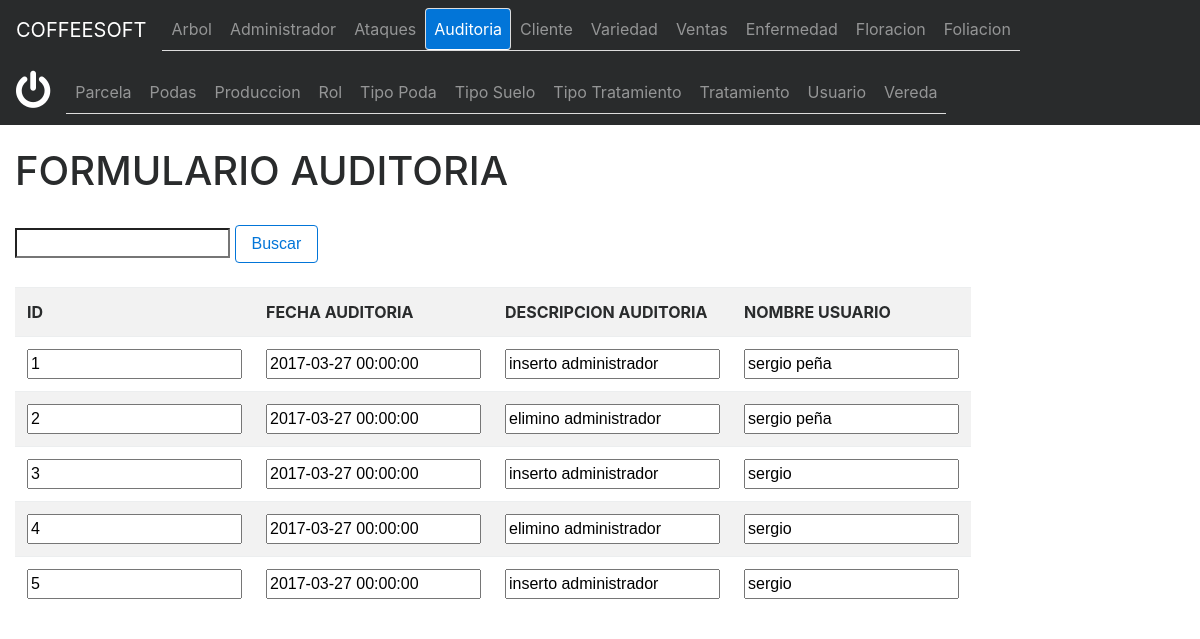
The page /formularioauditoria.php (signed in) on the database its author committed.
### tables this page shows
CREATE TABLE `auditoria` (
  `idauditoria` mediumint(9) NOT NULL,
  `fechaauditoria` datetime NOT NULL,
  `descripcionauditoria` varchar(40) NOT NULL,
  `idusuario` mediumint(9) NOT NULL
);

CREATE TABLE `usuario` (
  `idusuario` mediumint(9) NOT NULL,
  `nombreusuario` varchar(60) NOT NULL,
  `emailusuario` varchar(70) NOT NULL,
  `claveusuario` varchar(64) NOT NULL,
  `fecharegistrousuario` date NOT NULL,
  `fechaultimaclave` date NOT NULL,
  `idrol` tinyint(4) NOT NULL
);

### auditoria.php (called while the page is built, shortened)
<?php
    class auditoria{
        private $_conexion;
        private $_paginacion=10;
        function __construct($conexion,$idauditoria,$fechaauditoria,$descripcionauditoria,$idusuario){
            $this->_conexion = $conexion;
        }
        function listar ($pagina){
            if ($pagina<=0){
                $listado = mysqli_query($this->_conexion,"SELECT * FROM auditoria INNER JOIN usuario ON auditoria.idusuario = usuario.idusuario ORDER BY idauditoria");
            }else{
                $paginacionmax = $pagina * $this->_paginacion;
                $paginacionmin = $paginacionmax - $this->_paginacion;
                $listado = mysqli_query($this->_conexion,"SELECT * FROM auditoria INNER JOIN usuario ON auditoria.idusuario = usuario.idusuario LIMIT  $paginacionmin, $paginacionmax")   or die (mysqli_error($this->_conexion));
            }
            return $listado;
        }
        function getpermiso ($idusuario){
            $permiso=mysqli_query($this->_conexion,"SELECT ".static::class."rol AS elpermiso FROM rol WHERE idrol IN(SELECT usuario.idrol FROM usuario WHERE usuario.idusuario =  $idusuario)") or die (mysqli_error($this->_conexion));
            $unregistro=mysqli_fetch_array($permiso);
            return $unregistro["elpermiso"];
        }
    }
?>

### formularioauditoria.php (the view, shortened to what this page needs)
<?php
     if (isset($_SESSION['id'])){
?>
<!DOCTYPE html>
<html>
<head>
   <link rel="stylesheet" href="css/bootstrap.min.css">
    <link rel="stylesheet" href="css/font-awesome.min.css"  >
    </head>
    <body>
        <?php
           $formulario = "auditoria";
           include_once("menu.php");
           $pagina = (isset($_GET['pag']))?$_GET['pag']:1;
           $busqueda = (isset($_GET['buscar']))?$_GET['buscar']:"";
        ?>
        <div class="container-fluid">
    <header>
        <br>
        <h1>FORMULARIO AUDITORIA</h1>
        <BR>
         <form>
            <input type="search" name="buscar" value="<?php echo $busqueda; ?>">
            <button class="btn btn-outline-primary" type="submit">Buscar</button>
        </form>
        <br>
        </header>
    <table class="table table-striped table-responsive">
        <tbody>
        <tr>
             <th scope="col">ID</th>
            <th scope="col">FECHA AUDITORIA</th>
            <th scope="col">DESCRIPCION AUDITORIA</th>
            <th scope="col">NOMBRE USUARIO</th>
        </tr>
        <?php
            $objetoconexion = new conexion();
            $conexion = $objetoconexion->conectar();
            include_once("../modelo/auditoria.php");
            $objetoauditoria = new auditoria($conexion,0,'idauditoria','fechaauditoria','descripcionauditoria','idusuario');
            $permiso = $objetoauditoria->getpermiso($_SESSION['id']);
             if (empty($busqueda)){
                $listaauditoria = $objetoauditoria->listar($pagina);
            }else{
                $listaauditoria = $objetoauditoria->buscar($busqueda);
            }
            include_once("../modelo/usuario.php");
            if(stripos($permiso,"r")!==false){
            while($unregistro =mysqli_fetch_array($listaauditoria)){
                echo'<tr><form class="form-control" id="fmodificarauditoria"'.$unregistro["idauditoria"].' action="../controlador/controladorauditoria.php" method="post"></td>';
                echo '<td><input type="number" name="fidauditoria"        value="'.$unregistro['idauditoria'].'"></td>';
                echo '<td><input type="text" name="ffechaauditoria"       value="'.$unregistro['fechaauditoria'].'"></td>';
                echo '<td><input type="text" name="fdescripcionauditoria" value="'.$unregistro['descripcionauditoria'].'"></td>';
                echo '<td><input type="text" name="fusuario"              value="'.$unregistro['nombreusuario'].'"</td>';
                echo '</form></tr>';
            }
            }
        ?>
        </tbody>
        </table>
            </div>
    </body>
</html>
  <?php
}else{
    header("location:../index.html?mensaje=nosesion");
}
?>

### menu.php (shortened to what this page needs)
<nav>
<nav class="nav navbar navbar-toggleable-md navbar-light bg-faded navbar-inverse bg-inverse nav-justified">
  <a class="navbar-brand" href="#">COFFEESOFT</a>
  <div class="collapse navbar-collapse nav-justified" id="navbarText">
    <ul class="navbar-nav mr-auto nav-pills nav-tabs">
     <li role="navigation">
    <a class="nav-link <?php echo ($formulario=='arbol')?'active':''; ?>" href="formularioarbol.php">Arbol</a>
  </li>
  <li role="navigation">
    <a class="nav-link <?php echo ($formulario=='administrador')?'active':''; ?>" href="formularioadministrador.php">Administrador</a>
  </li>
    <li role="navigation">
    <a class="nav-link <?php echo ($formulario=='ataques')?'active':''; ?>" href="formularioataques.php">Ataques</a>
  </li>
    <li role="navigation">
    <a class="nav-link <?php echo ($formulario=='auditoria')?'active':''; ?> " href="formularioauditoria.php">Auditoria</a>
  </li>
    <li role="navigation">
    <a class="nav-link <?php echo ($formulario=='cliente')?'active':''; ?>  " href="formulariocliente.php">Cliente</a>
  </li>
     <li role="navigation">
    <a class="nav-link <?php echo ($formulario=='variedad')?'active':''; ?>" href="formulariovariedad.php">Variedad</a>
  </li>
  <li role="navigation">
    <a class="nav-link <?php echo ($formulario=='ventas')?'active':''; ?>" href="formularioventas.php">Ventas</a>
  </li>
         <li role="navigation">
    <a class="nav-link <?php echo ($formulario=='enfermedad')?'active':''; ?> " href="formularioenfermedad.php">Enfermedad</a>
  </li>
    <li role="navigation">
    <a class="nav-link  <?php echo ($formulario=='floracion')?'active':''; ?>" href="formulariofloracion.php">Floracion</a>
  </li>
        <li role="navigation">
    <a class="nav-link  <?php echo ($formulario=='foliacion')?'active':''; ?>" href="formulariofoliacion.php">Foliacion</a>
  </li>
      </ul>
</nav>
       <nav class="nav navbar navbar-toggleable-md navbar-light bg-faded navbar-inverse bg-inverse nav-justified">
           <a class="navbar-brand" href="cerrarsesion.php" class="btn btn-danger"><i class="fa fa-power-off fa-2x" aria-hidden="true"></i></a>
           <div class="collapse navbar-collapse nav-justified" id="navbarText1">
    <ul class="navbar-nav mr-auto nav-pills nav-tabs nav-justified">
    <li role="navigation">
    <a class="nav-link <?php echo ($formulario=='parcela')?'active':''; ?>" href="formularioparcela.php">Parcela</a>
  </li>
    <li role="navigation">
    <a class="nav-link <?php echo ($formulario=='podas')?'active':''; ?>" href="formulariopodas.php">Podas</a>
  </li>
    <li role="navigation">
    <a class="nav-link <?php echo ($formulario=='produccion')?'active':''; ?>" href="formularioproduccion.php">Produccion</a>
  </li>
    <li role="navigation">
    <a class="nav-link <?php echo ($formulario=='rol')?'active':''; ?>" href="formulariorol.php">Rol</a>
    </li>
    <li role="navigation">
    <a class="nav-link <?php echo ($formulario=='tipopoda')?'active':''; ?>" href="formulariotipopoda.php">Tipo Poda</a>
    </li>
            <li role="navigation">
    <a class="nav-link <?php echo ($formulario=='tiposuelo')?'active':''; ?>" href="formulariotiposuelo.php">Tipo Suelo</a>
  </li>
    <li role="navigation">
    <a class="nav-link <?php echo ($formulario=='tipotratamiento')?'active':''; ?>" href="formulariotipotratamiento.php">Tipo Tratamiento</a>
  </li>
    <li role="navigation">
    <a class="nav-link <?php echo ($formulario=='tratamiento')?'active':''; ?>" href="formulariotratamiento.php">Tratamiento</a>
  </li>
    <li role="navigation">
    <a class="nav-link <?php echo ($formulario=='usuario')?'active':''; ?>" href="formulariousuario.php" class="divider">Usuario</a>
  </li>
    <li role="navigation">
    <a class="nav-link <?php echo ($formulario=='vereda')?'active':''; ?>" href="formulariovereda.php">Vereda</a>
    </li>
    </ul>
           </div>
</nav>
  </nav>

### rows shown on the page
auditoria: fidauditoria "1", ffechaauditoria "2017-03-27 00:00:00", fdescripcionauditoria "inserto administrador", fusuario "sergio peña"
auditoria: fidauditoria "2", ffechaauditoria "2017-03-27 00:00:00", fdescripcionauditoria "elimino administrador", fusuario "sergio peña"
auditoria: fidauditoria "3", ffechaauditoria "2017-03-27 00:00:00", fdescripcionauditoria "inserto administrador", fusuario "sergio"
auditoria: fidauditoria "4", ffechaauditoria "2017-03-27 00:00:00", fdescripcionauditoria "elimino administrador", fusuario "sergio"
auditoria: fidauditoria "5", ffechaauditoria "2017-03-27 00:00:00", fdescripcionauditoria "inserto administrador", fusuario "sergio"
